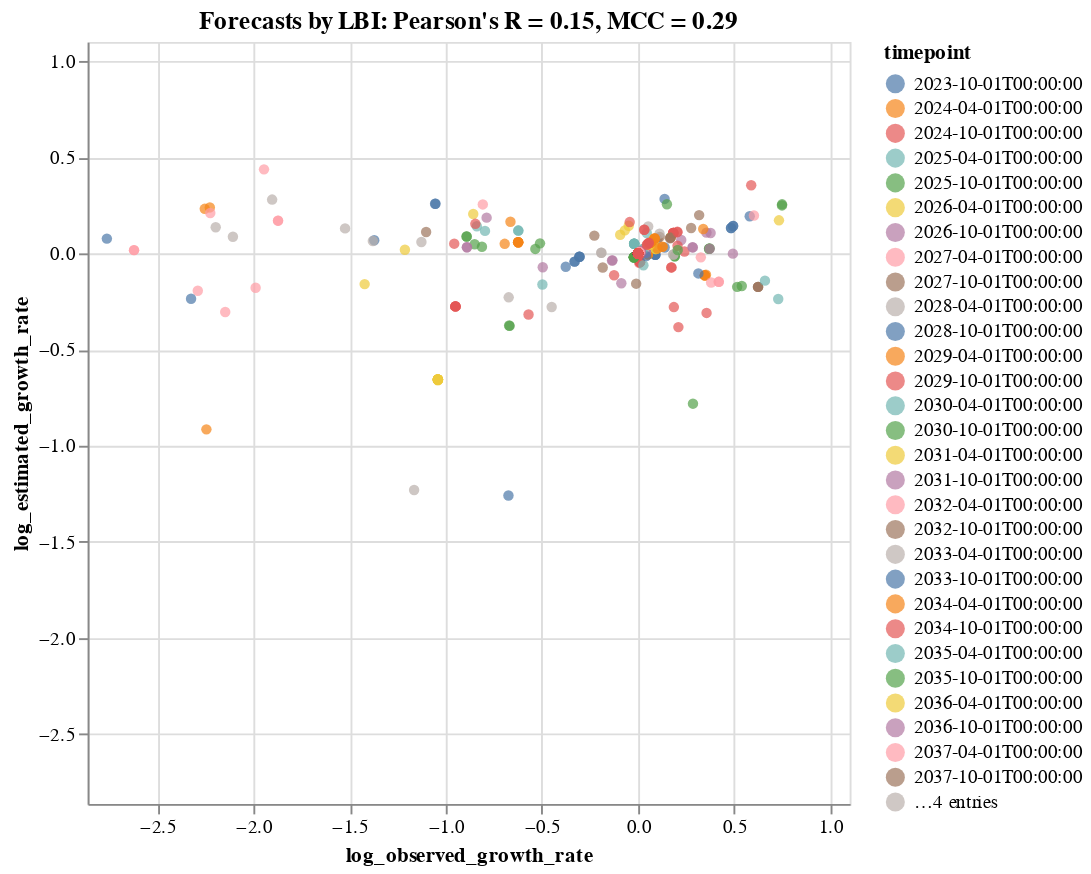

The notebook cell saved with this chart:
### Code cell
tooltip_attributes = ["observed_growth_rate:Q", "estimated_growth_rate:Q", "timepoint:N", "frequency:Q", "frequency_final:Q",
                      "projected_frequency:Q", "clade_membership:N"]

chart = alt.Chart(complete_clade_frequencies).mark_circle().encode(
    alt.X("log_observed_growth_rate:Q", scale=alt.Scale(domain=(log_lower_limit, log_upper_limit))),
    alt.Y("log_estimated_growth_rate:Q", scale=alt.Scale(domain=(log_lower_limit, log_upper_limit))),
    alt.Color("timepoint:N"),
    alt.Tooltip(tooltip_attributes)
).properties(
    width=400,
    height=400,
    title="Forecasts by LBI: Pearson's R = %.2f, MCC = %.2f" % (r, mcc)
).interactive()

#chart.save("forecast_log_growth_correlation_natural_lbi.svg")
chart

### Figure 1 — Vega-Lite specification as saved in the notebook (floating-point values rounded to 4 significant figures; data arrays with more than 128 entries replaced by an {"elided": "..."} marker saying what was removed)
{"$schema": "https://vega.github.io/schema/vega-lite/v3.3.0.json", "config": {"mark": {"tooltip": null}, "view": {"height": 300, "width": 400}}, "data": {"name": "data-a6a1cbfaeac3315e3ee9f0d10a098375"}, "datasets": {"data-a6a1cbfaeac3315e3ee9f0d10a098375": {"elided": "2082 records"}}, "encoding": {"color": {"field": "timepoint", "type": "nominal"}, "tooltip": [{"field": "observed_growth_rate", "type": "quantitative"}, {"field": "estimated_growth_rate", "type": "quantitative"}, {"field": "timepoint", "type": "nominal"}, {"field": "frequency", "type": "quantitative"}, {"field": "frequency_final", "type": "quantitative"}, {"field": "projected_frequency", "type": "quantitative"}, {"field": "clade_membership", "type": "nominal"}], "x": {"field": "log_observed_growth_rate", "scale": {"domain": [-2.862, 1.1]}, "type": "quantitative"}, "y": {"field": "log_estimated_growth_rate", "scale": {"domain": [-2.862, 1.1]}, "type": "quantitative"}}, "height": 400, "mark": "circle", "selection": {"selector001": {"bind": "scales", "encodings": ["x", "y"], "type": "interval"}}, "title": "Forecasts by LBI: Pearson's R = 0.15, MCC = 0.29", "width": 400}
